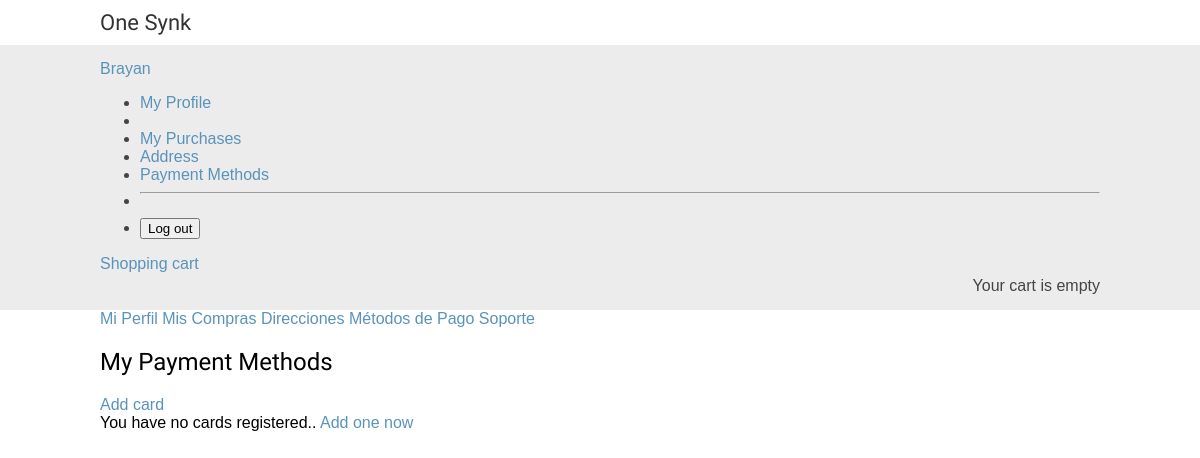
The app's page /payment/methods/ (signed in), older data.
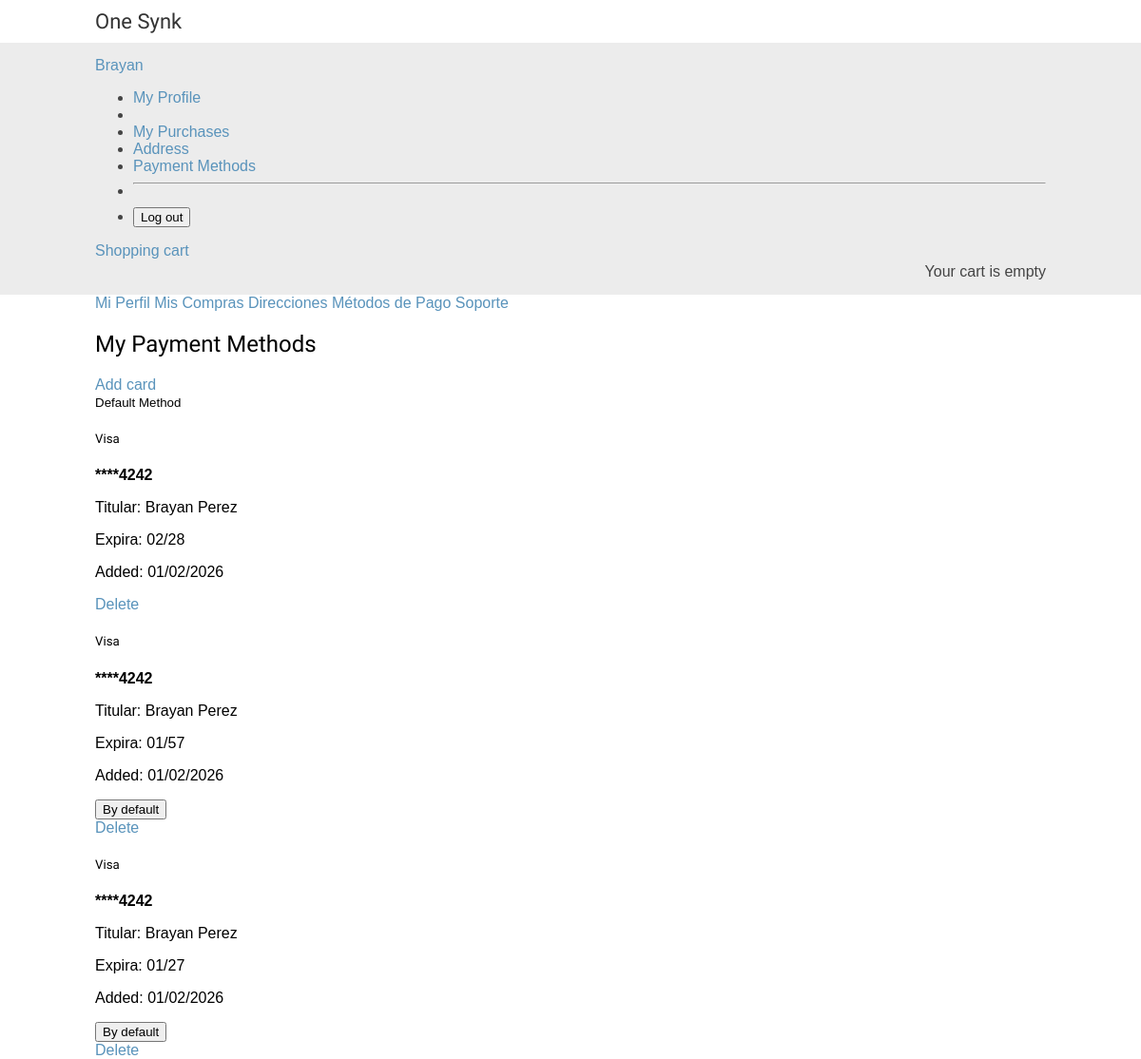
The same page, newer data.
### accounts/models.py (models this page shows, shortened)
class CustomUser(AbstractUser):
    PHONE_REGEX = RegexValidator(
        regex=r"^\d{10}$",
        message="Phone number must be exactly 10 digits (e.g., 5522445104).",
    )
    USER_TYPE_CHOICES = (
        ("regular_user", "Regular User"),
        ("wholesaler", "Wholesaler"),
    )
    phone = models.CharField(
        max_length=10,
        validators=[PHONE_REGEX],
        blank=True,
        null=True,
        help_text="Format: 5522445104",
    )
    user_type = models.CharField(
        max_length=12,
        choices=USER_TYPE_CHOICES,
        default="regular_user",  # Fixed: 'normal' was not in choices
        help_text="User type: Regular or Wholesaler",
    )
    stripe_customer_id = models.CharField(
        max_length=255,
        blank=True,
        null=True,
        unique=True,
        help_text="Customer ID in Stripe",
    )
    payment_method = models.CharField(
        max_length=255,
        blank=True,
        null=True,
        help_text="ID del método de pago por defecto en Stripe",
    )
    created_at = models.DateTimeField(auto_now_add=True)
    updated = models.DateTimeField(auto_now=True)
    class Meta:
        verbose_name = "User"
        verbose_name_plural = "Users"
        ordering = ["-created_at"]

### payment/models.py (models this page shows, shortened)
class PaymentMethod(models.Model):
    CARD_TYPE_CHOICES = (
        ("visa", "Visa"),
        ("mastercard", "Mastercard"),
    )
    user = models.ForeignKey(
        CustomUser,
        on_delete=models.CASCADE,
        related_name="payment_methods",
        help_text="User who owns the payment method",
    )
    stripe_payment_method_id = models.CharField(
        max_length=255,
        unique=True,
        help_text="Stripe ID of the payment method (never disclose to the user)",
    )
    card_type = models.CharField(
        max_length=20, choices=CARD_TYPE_CHOICES, default="visa", help_text="Card type"
    )
    last_four_digits = models.CharField(
        max_length=4, help_text="Last 4 digits of the card (e.g., 4242)"
    )
    card_holder_name = models.CharField(max_length=255, help_text="Cardholder name")
    exp_month = models.IntegerField(help_text="Expiration month (1-12)")
    exp_year = models.IntegerField(help_text="Expiration year (e.g. 2027)")
    is_default = models.BooleanField(
        default=False, help_text="Is this the default payment method?"
    )
    is_active = models.BooleanField(
        default=True,
        help_text="Is the method active? (false if the card has expired or been canceled)",
    )
    created_at = models.DateTimeField(auto_now_add=True)
    updated_at = models.DateTimeField(auto_now=True)
    class Meta:
        verbose_name = "Payment Method"
        verbose_name_plural = "Payment Methods"
        ordering = ["-is_default", "-created_at"]
        indexes = [
            models.Index(fields=["user", "-is_default"]),
            models.Index(
                fields=["user", "-is_active"],
            ),
        ]
    def get_masked_card(self):
        return f"****{self.last_four_digits}"
    def is_expired(self):
        today = datetime.now()
        return self.exp_year < today.year or (
            self.exp_year == today.year and self.exp_month < today.month
        )
    def get_expiration_display(self):
        return f"{self.exp_month:02d}/{self.exp_year % 100:02d}"

### payment/views.py (the view)
# urls.py: path("methods/", views.payment_method_list, name="payment_method_list"),
@login_required(login_url="accounts:login")
@require_http_methods(["GET"])
def payment_method_list(request):
    payment_methods = request.user.payment_methods.filter(is_active=True).order_by(
        "-is_default", "-created_at"
    )
    context = {
        "payment_methods": payment_methods,
        "page_title": "My Payment Methods",
        "total_payment_methods": payment_methods.count(),
    }
    return render(request, "payment/payment_methods/list.html", context)

### cart/cart.py (called while the page is built)
    def __len__(self):
        return sum(item["quantity"] for item in self.cart.values())

### cart/context_processors.py (called while the page is built)
def cart(request):
    return {"cart": Cart(request)}

### payment/templates/payment/payment_methods/list.html (shortened to what this page needs)
{% extends 'shop/base.html' %}
{% load static %}
{% block content %}
<div class="container my-5">
    <div class="row">
        {% include "includes/sidebar.html" %}
        <div class="col-md-9">
            <div class="d-flex justify-content-between align-items-center mb-4">
                <h2>{{ page_title }}</h2>
                <a href="{% url 'payment:payment_method_add' %}" class="btn btn-primary">
                     Add card
                </a>
            </div>
            {% if payment_methods %}
                <div class="row">
                    {% for pm in payment_methods %}
                        <div class="col-md-6 mb-4">
                            <div class="card h-100 {% if pm.is_default %}border-primary border-2{% endif %}">
                                {% if pm.is_default %}
                                    <div class="card-header bg-primary text-white py-2">
                                        <small> Default Method</small>
                                    </div>
                                {% endif %}
                                <div class="card-body">
                                    <h5 class="card-title">{{ pm.get_card_type_display }}</h5>
                                    <p class="card-text">
                                        <strong>{{ pm.get_masked_card }}</strong>
                                    </p>
                                    <p class="card-text text-muted small mb-2">
                                        Titular: {{ pm.card_holder_name }}
                                    </p>
                                    <p class="card-text text-muted small mb-3">
                                        Expira: {{ pm.get_expiration_display }}
                                    </p>
                                    <p class="text-muted small">
                                        Added: {{ pm.created_at|date:"d/m/Y" }}
                                    </p>
                                </div>
                                <div class="card-footer bg-light">
                                    <div class="btn-group btn-group-sm w-100" role="group">
                                        {% if not pm.is_default and not pm.is_expired %}
                                            <form action="{% url 'payment:payment_method_set_default' pm.id %}" method="post" class="flex-fill">
                                                <button type="submit" class="btn btn-outline-success w-100 btn-sm">
                                                     By default
                                                </button>
                                            </form>
                                        {% endif %}
                                        <a href="{% url 'payment:payment_method_delete' pm.id %}" class="btn btn-outline-danger btn-sm">
                                             Delete
                                        </a>
                                    </div>
                                </div>
                            </div>
                        </div>
                    {% endfor %}
                </div>
            {% else %}
                <div class="alert alert-info" role="alert">
                    You have no cards registered..
                    <a href="{% url 'payment:payment_method_add' %}" class="alert-link">Add one now</a>
                </div>
            {% endif %}
        </div>
    </div>
</div>
{% endblock %}

### shop/templates/shop/base.html (shortened to what this page needs)
{% load static %}
<!DOCTYPE html>
<html>
  <head>
    <link href="{% static "css/base.css" %}" rel="stylesheet">
  </head>
  <body>
    <div id="header">
      <a href="/" class="logo">One Synk</a>
    </div>
    <div id="subheader">
      <div class="navbar-nav ms-auto">
        {% if user.is_authenticated %}
            <div class="nav-item dropdown">
                <a class="nav-link dropdown-toggle" href="#" id="userDropdown" role="button" data-bs-toggle="dropdown">
                    <span class="d-none d-md-inline">{{ user.first_name|default:user.username }}</span>
                </a>
                <ul class="dropdown-menu dropdown-menu-end" aria-labelledby="userDropdown">
                    <li><a class="dropdown-item" href="{% url 'accounts:profile' %}">
                         My Profile
                    </a></li>
                    <li><a class="dropdown-item" href="#">
                    <li><a class="dropdown-item" href="{% url 'orders:order_history' %}">
                         My Purchases
                    </a></li>
                    <li><a class="dropdown-item" href="{% url 'orders:address_list' %}">
                         Address
                    </a></li>
                    <li><a class="dropdown-item" href="{% url 'payment:payment_method_list' %}">
                         Payment Methods
                    </a></li>
                    <li><hr class="dropdown-divider"></li>
                    <li>
                        <form action="{% url 'accounts:logout' %}" method="post" class="m-0">
                            <button type="submit" class="dropdown-item">
                                 Log out
                            </button>
                        </form>
                    </li>
                </ul>
            </div>
        {% endif %}
        <a class="nav-link" href="{% url 'cart:cart_detail' %}">
            Shopping cart
        </a>
    </div>
      <div class="cart">
        {% with total_items=cart|length %}
          {% if total_items > 0 %}
            Your cart:
            <a href='{% url "cart:cart_detail" %}'>
              {{ total_items}} item{{total_items|pluralize}},
              ${{cart.get_total_price}}</a>
          {% elif not order %}
            Your cart is empty
          {% endif %}
        {% endwith %}
      </div>
    </div>
    <div id="content">
      {% block content %}
      {% endblock %}
    </div>
  </body>
</html>

### shop/templates/includes/sidebar.html (shortened to what this page needs)
<div class="col-md-3">
    <div class="list-group mb-4">
        <a href="{% url 'accounts:profile' %}" class="list-group-item list-group-item-action">
             Mi Perfil
        </a>
        <a href="{% url 'orders:order_history' %}" class="list-group-item list-group-item-action active">
             Mis Compras
        </a>
        <a href="{% url 'orders:address_list' %}" class="list-group-item list-group-item-action">
             Direcciones
        </a>
        <a href="{% url 'payment:payment_method_list' %}" class="list-group-item list-group-item-action">
             Métodos de Pago
        </a>
        <a href="#" class="list-group-item list-group-item-action">
             Soporte
        </a>
    </div>
</div>

### shop/static/css/base.css (style rules this page uses)
body { margin:0; padding:0; font-family:helvetica, sans-serif; }
h1, h2, h3, h4, h5 , h6 { font-family: 'Ubuntu', sans-serif; font-weight:normal; }
a { text-decoration:none; color:#5993bb; }
#header { padding:10px 100px; font-size:18px; overflow:auto; }
#subheader { background:#ececec; color:#444; padding:15px 100px; overflow:auto; }
#header .logo { font-family: 'Ubuntu', sans-serif; float:left; color:#333; font-size:22px; margin-right:10%; }
#subheader .cart { float:right; padding-top:4px; }
#content { padding:0 100px; overflow:hidden; }

Row changes from the older to the newer data that the page shows:
added PaymentMethod: is_default "Default Method", card_type "Visa", get_masked_card "****4242", card_holder_name "Brayan Perez", expiration "02/28", created_at "01/02/2026"
added PaymentMethod: card_type "Visa", get_masked_card "****4242", card_holder_name "Brayan Perez", expiration "01/57", created_at "01/02/2026", is_default "By default"
added PaymentMethod: card_type "Visa", get_masked_card "****4242", card_holder_name "Brayan Perez", expiration "01/27", created_at "01/02/2026", is_default "By default"
Text that changed along with them:
text no longer shown: "You have no cards registered.. Add one now"
